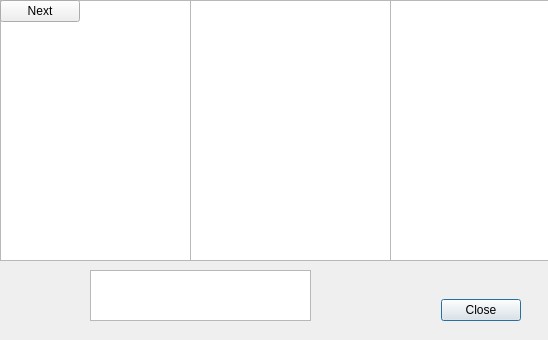
<?xml version="1.0" encoding="UTF-8"?>
<ui version="4.0">
 <class>StepByStepWindow</class>
 <widget class="QDialog" name="StepByStepWindow">
  <property name="geometry">
   <rect>
    <x>0</x>
    <y>0</y>
    <width>548</width>
    <height>340</height>
   </rect>
  </property>
  <property name="sizePolicy">
   <sizepolicy hsizetype="Fixed" vsizetype="Fixed">
    <horstretch>0</horstretch>
    <verstretch>0</verstretch>
   </sizepolicy>
  </property>
  <property name="windowTitle">
   <string>Dialog</string>
  </property>
  <widget class="QDialogButtonBox" name="buttonBox">
   <property name="geometry">
    <rect>
     <x>180</x>
     <y>290</y>
     <width>341</width>
     <height>41</height>
    </rect>
   </property>
   <property name="orientation">
    <enum>Qt::Horizontal</enum>
   </property>
   <property name="standardButtons">
    <set>QDialogButtonBox::Close</set>
   </property>
  </widget>
  <widget class="QTableWidget" name="tableSources">
   <property name="geometry">
    <rect>
     <x>0</x>
     <y>0</y>
     <width>191</width>
     <height>261</height>
    </rect>
   </property>
  </widget>
  <widget class="QTableWidget" name="tableBuffer">
   <property name="geometry">
    <rect>
     <x>190</x>
     <y>0</y>
     <width>201</width>
     <height>261</height>
    </rect>
   </property>
  </widget>
  <widget class="QTableWidget" name="tableDevices">
   <property name="geometry">
    <rect>
     <x>390</x>
     <y>0</y>
     <width>161</width>
     <height>261</height>
    </rect>
   </property>
  </widget>
  <widget class="QPushButton" name="buttonNext">
   <property name="geometry">
    <rect>
     <x>0</x>
     <y>0</y>
     <width>80</width>
     <height>22</height>
    </rect>
   </property>
   <property name="text">
    <string>Next</string>
   </property>
  </widget>
  <widget class="QTextEdit" name="textEditEvent">
   <property name="geometry">
    <rect>
     <x>90</x>
     <y>270</y>
     <width>221</width>
     <height>51</height>
    </rect>
   </property>
  </widget>
 </widget>
 <resources/>
 <connections>
  <connection>
   <sender>buttonBox</sender>
   <signal>accepted()</signal>
   <receiver>StepByStepWindow</receiver>
   <slot>accept()</slot>
   <hints>
    <hint type="sourcelabel">
     <x>248</x>
     <y>254</y>
    </hint>
    <hint type="destinationlabel">
     <x>157</x>
     <y>274</y>
    </hint>
   </hints>
  </connection>
  <connection>
   <sender>buttonBox</sender>
   <signal>rejected()</signal>
   <receiver>StepByStepWindow</receiver>
   <slot>reject()</slot>
   <hints>
    <hint type="sourcelabel">
     <x>316</x>
     <y>260</y>
    </hint>
    <hint type="destinationlabel">
     <x>286</x>
     <y>274</y>
    </hint>
   </hints>
  </connection>
 </connections>
</ui>
